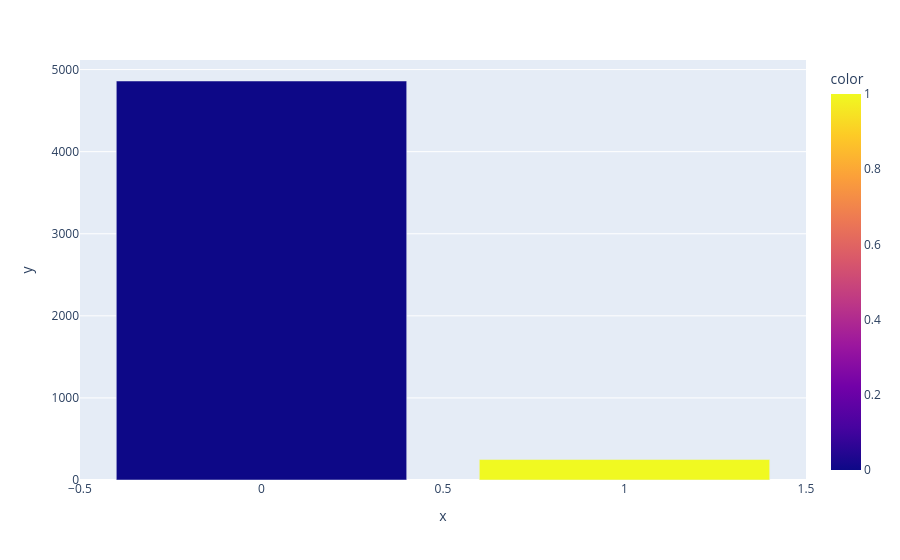

The code cell stored with this chart in its notebook:
### Code cell
px.bar(x = y.value_counts().index , y = y.value_counts() , color = y.value_counts().index)

### Figure 1 — Plotly figure (JSON) as saved in the notebook; plotly's stock layout.template omitted (floating-point values rounded to 4 significant figures)
{"data": [{"hovertemplate": "x=%{x}<br>y=%{y}<br>color=%{marker.color}<extra></extra>", "legendgroup": "", "marker": {"color": [0, 1], "coloraxis": "coloraxis", "pattern": {"shape": ""}}, "name": "", "orientation": "v", "showlegend": false, "textposition": "auto", "type": "bar", "x": [0, 1], "xaxis": "x", "y": [4861, 249], "yaxis": "y"}], "layout": {"barmode": "relative", "coloraxis": {"colorbar": {"title": {"text": "color"}}, "colorscale": [[0, "#0d0887"], [0.1111, "#46039f"], [0.2222, "#7201a8"], [0.3333, "#9c179e"], [0.4444, "#bd3786"], [0.5556, "#d8576b"], [0.6667, "#ed7953"], [0.7778, "#fb9f3a"], [0.8889, "#fdca26"], [1, "#f0f921"]]}, "legend": {"tracegroupgap": 0}, "margin": {"t": 60}, "xaxis": {"anchor": "y", "domain": [0, 1], "title": {"text": "x"}}, "yaxis": {"anchor": "x", "domain": [0, 1], "title": {"text": "y"}}}}
